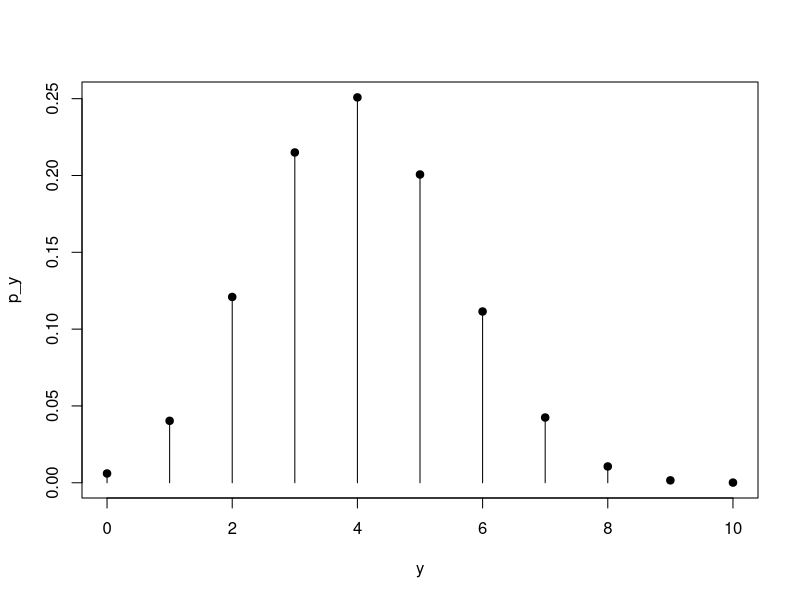
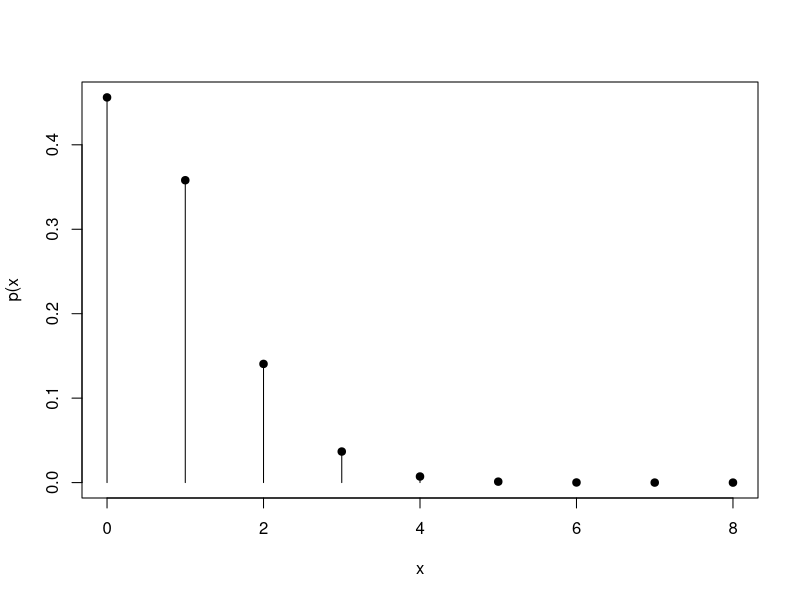
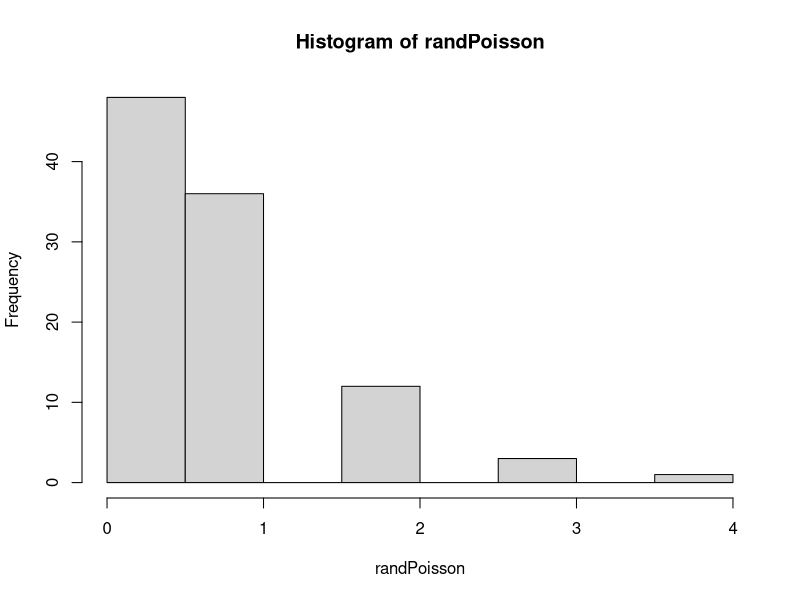

The R source for these figures, in order:
## ---- chunk 1
y <- 0:10
# Discrete binomial with n of 10 and probability of .4
p_y <- dbinom(y, size = 10, prob = 0.4)

# Create distribution of y and probability of y
dist <- cbind(y,p_y)

# Name columns
colnames(dist) <- c("y", "p(y)")

# Call distribution
dist

# Create plot with type = histogram
plot(y, p_y, type = "h")
points(y, p_y, pch=19)

# Cumulative probability
# p(Y>=8) = 1-P(Y<=7)
1-pbinom(7, size = 10, prob = 0.4)
## ---- chunk 2
# X is number of defects per wafer
x <- 0:8

#Use dpois for probability of specific x 
p_x <- dpois(x, lambda=314/400)

dist <- cbind(x,p_x)
colnames(dist) <- c("x", "p(x")
dist
## ---- chunk 3
plot(dist,type="h")
points(dist, pch=19)

# P(x = 0)
dpois(0, lambda=314/400)

# P(x>=3) = 1-P(x<=2)
# For cumulative use ppois instead of dpois
1-ppois(2, lambda=314/400)

## ---- chunk 4
# Simulate random Poisson numbers with same lambda
set.seed(123)

# Use rpois for random
randPoisson <- rpois(100, lambda=314/400)
head(randPoisson)
mean(randPoisson)
var(randPoisson)
## ---- chunk 5
hist(randPoisson)
